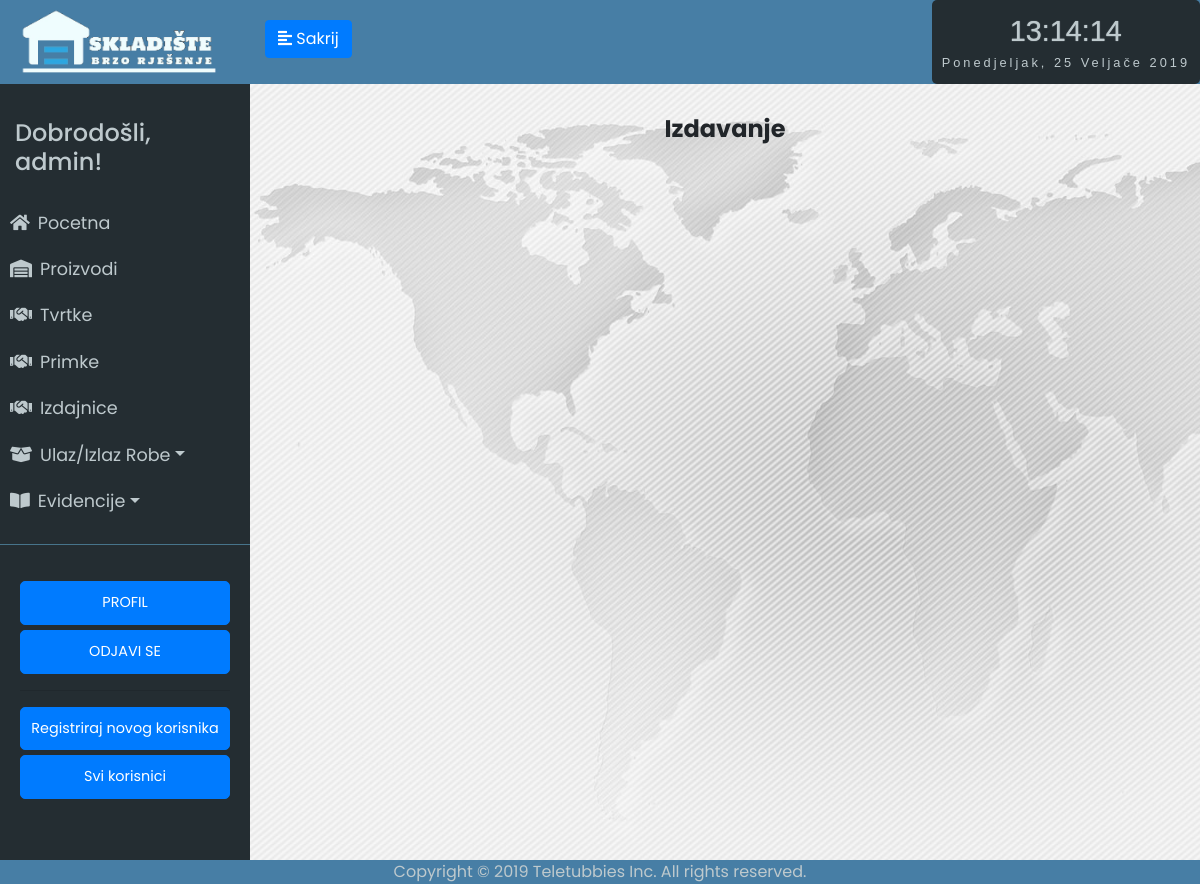
/receipts_izlaz/1 (signed in), run on an earlier commit of the app's database.
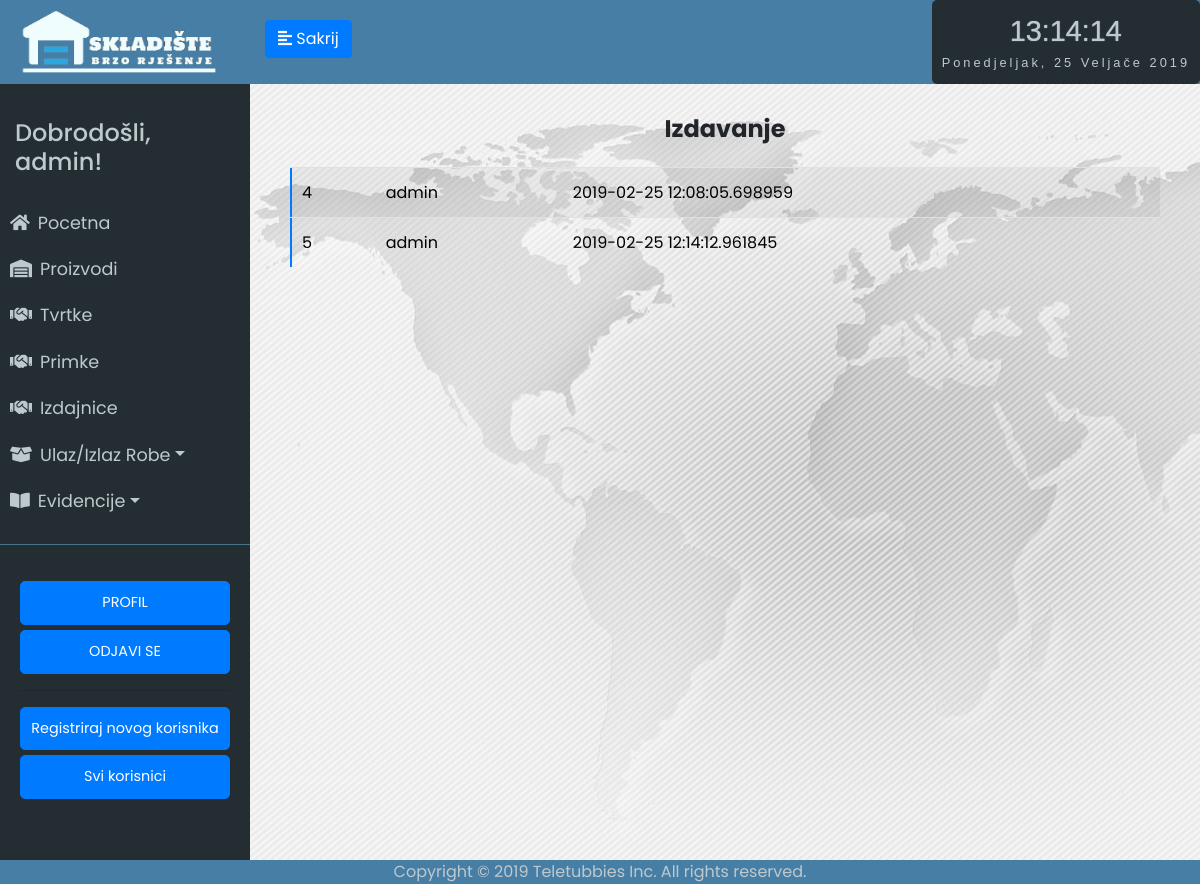
And on a later commit of the database.
### app/models.py (models this page shows, shortened)
class Receipt(db.Model):
	id = db.Column(db.Integer, primary_key=True)
	status = db.Column(db.String(64))
	date = db.Column(db.DateTime, default=datetime.utcnow)
	receipt_type = db.Column(db.String(64))
	evidencija = db.relationship('Evidencija', backref='receipt', lazy='dynamic')

class User(UserMixin, db.Model):
	id = db.Column(db.Integer, primary_key=True)
	username = db.Column(db.String(64), index=True, unique=True)
	email = db.Column(db.String(120), index=True, unique=True)
	password_hash = db.Column(db.String(128))
	last_seen = db.Column(db.DateTime, default=datetime.utcnow)
	evidencija = db.relationship('Evidencija', backref='user', lazy='dynamic')

### app/routes.py (the view)
@app.route('/receipts_izlaz/<int:page_num>')
@login_required
def receipts_izlaz(page_num):
	receipts = Receipt.query.filter_by(receipt_type="izlaz", status="active").paginate(per_page=7, page=page_num, error_out=True)
	return render_template('receipts_izlaz.html', title='Racuni', receipts=receipts)

### app/models.py (called while the page is built)
@login.user_loader
def load_user(id):
	return User.query.get(int(id))

### app/routes.py (called while the page is built)
@app.before_request
def before_request():
	if current_user.is_authenticated:
		current_user.last_seen = datetime.utcnow()
		db.session.commit()

### app/templates/receipts_izlaz.html (shortened to what this page needs)
{% extends "base.html" %}
{% block content %}
<div class="unos-p">
    <h4><strong>Izdavanje</strong></h4>
    <table class="table table-striped">
    {% for receipt in receipts.items %}
        <tr <a href="" class="dekoracija">
            <td>{{ receipt.id }}</td>
            <td>{{ receipt.evidencija.first().user.username }}</td>
            <td>{{ receipt.date }}</td>
        </tr>
    {% endfor %}
    </table>
{% endblock %}

What changed in the data, as far as the page shows it:
added Receipt: id "4", evidencija.first "admin", date "2019-02-25 12:08:05.698959"
added Receipt: id "5", evidencija.first "admin", date "2019-02-25 12:14:12.961845"
